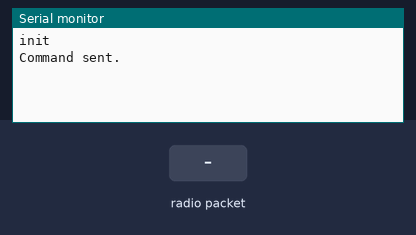
This sketch was run on a simulated Arduino Uno, built with avr-gcc and run on an emulated ATmega328P. Parts: the last lines printed to the serial monitor. The test bench sets the inputs (shaded band). No radio packets arrive unless stated.

Above: at 2.7 s.
2.8 s: radio packet "1" arrives
At 5.6 s:
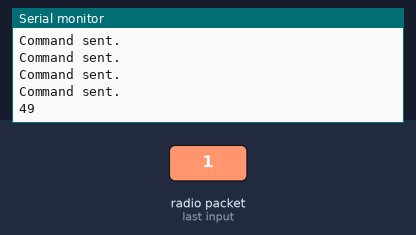
5.8 s: radio packet "0" arrives
At 6.1 s:
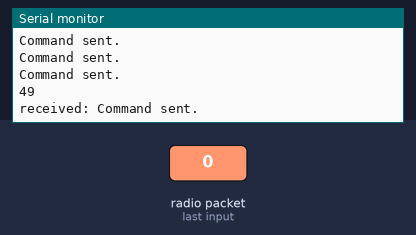
7.3 s: radio packet "2" arrives
At 10.9 s:
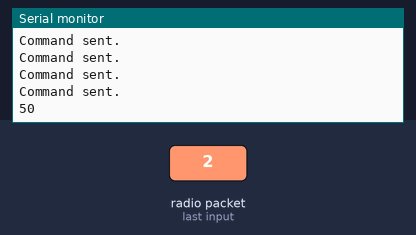

Measured:
- after the input at 2.8 s, the serial monitor: prints a new line at once (image 1)
- after the input at 7.3 s, the serial monitor: prints a new line after 2.8 s (image 3)

The sketch:

receiver.ino
```cpp
#include <VirtualWire.h>
#include <SoftwareSerial.h>

#define DEBUG true
#define ARDUINO_RX 5
#define ARDUINO_TX 6
#define CMD_SEL_DEV 0X09
#define DEV_TF 0X02
#define CMD_PLAY 0X0D
#define CMD_VOLUME_UP 0X04

SoftwareSerial mp3(ARDUINO_RX, ARDUINO_TX);

const int led_pin = 13;
const int receiver_pin = 2;

static int8_t Send_buf[8] = {0} ;

uint8_t message[VW_MAX_MESSAGE_LEN];
uint8_t messageLength = VW_MAX_MESSAGE_LEN;

void setup() {
  Serial.begin(9600);

  vw_set_ptt_inverted(true);
  vw_setup(2000);
  vw_set_rx_pin(receiver_pin);
  vw_rx_start();

  mp3.begin(9600);
  delay(500);

  if (DEBUG) {
    Serial.println("init");
    delay(500);
  }

  sendCommand(CMD_SEL_DEV, DEV_TF);
  delay(500);
}

void loop() {
  if (vw_get_message(message, &messageLength)) {
    digitalWrite(led_pin, HIGH);

    if (DEBUG)
      Serial.print("received: ");

    sendCommand(CMD_PLAY, 0);
    delay(500);

    for(int i=0;i<5;i++) {
      sendCommand(CMD_VOLUME_UP, 0);
      delay(300);
    }

    if (DEBUG) {
      for (int i=0;i < messageLength; i++) {
        Serial.print(message[i]);
      }
      Serial.println();
    }

    digitalWrite(led_pin, LOW);
  }
}

void sendCommand(int8_t command, int16_t dat)
{
  delay(20);
  Send_buf[0] = 0x7e; //starting byte
  Send_buf[1] = 0xff; //version
  Send_buf[2] = 0x06; //the number of bytes of the command without starting byte and ending byte
  Send_buf[3] = command; //
  Send_buf[4] = 0x00;//0x00 = no feedback, 0x01 = feedback
  Send_buf[5] = (int8_t)(dat >> 8);//datah
  Send_buf[6] = (int8_t)(dat); //datal
  Send_buf[7] = 0xef; //ending byte
  for (uint8_t i = 0; i < 8; i++) {
    mp3.write(Send_buf[i]) ;
  }

  if (DEBUG)
    Serial.println("Command sent.");
}
```
